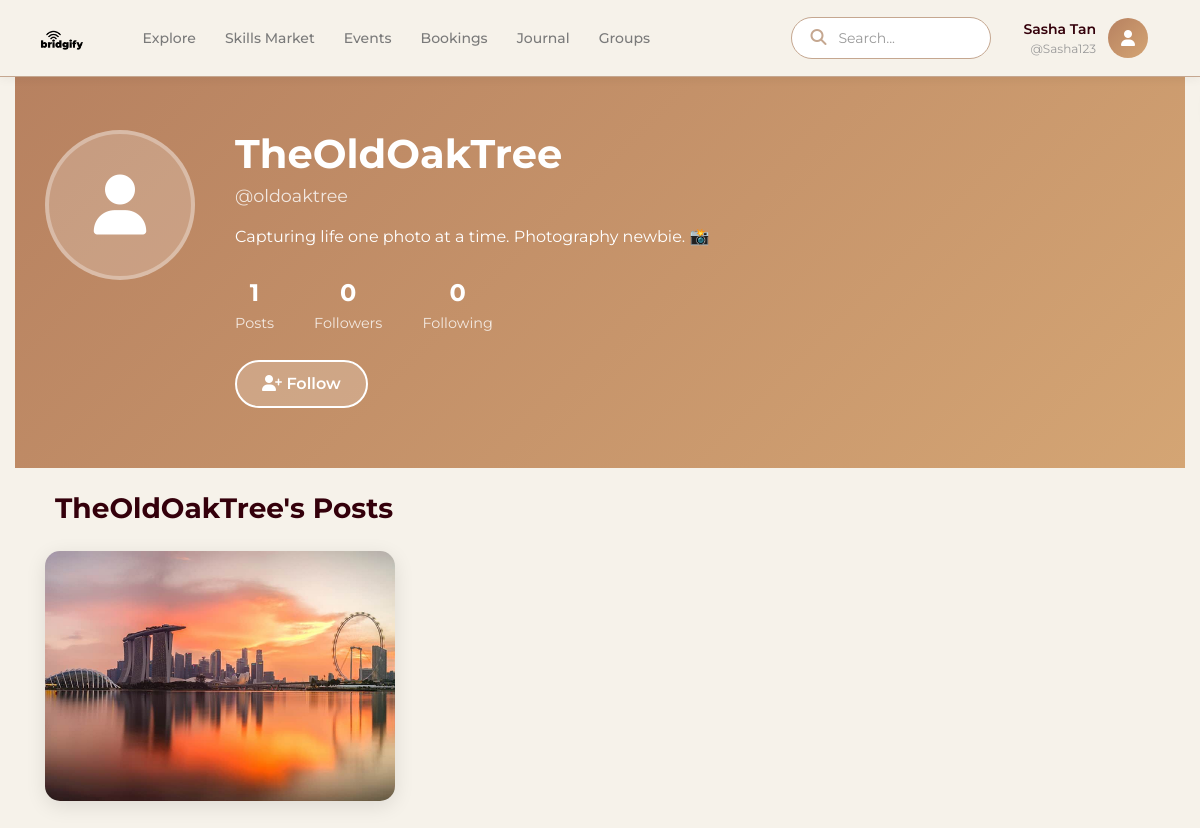
Screenshot of /profile/4 with the database file from the repository.
### tables this page shows
CREATE TABLE users (
            id INTEGER PRIMARY KEY AUTOINCREMENT,
            username TEXT NOT NULL UNIQUE,
            handle TEXT NOT NULL UNIQUE,
            bio TEXT DEFAULT '',
            profile_pic TEXT DEFAULT 'default.jpg',
            joined_date DATETIME DEFAULT CURRENT_TIMESTAMP
        );

CREATE TABLE posts (
            id INTEGER PRIMARY KEY AUTOINCREMENT,
            user_id INTEGER NOT NULL,
            image_url TEXT NOT NULL,
            caption TEXT,
            location TEXT,
            status TEXT DEFAULT 'published',
            category TEXT,
            post_type TEXT,
            timestamp DATETIME DEFAULT CURRENT_TIMESTAMP,
            FOREIGN KEY (user_id) REFERENCES users (id)
        );

### routes/profile.py (the view)
@profile_bp.route('/profile')
@profile_bp.route('/profile/<int:user_id>')
def profile(user_id=None):
    conn = get_db_connection()
    if user_id is None:
        user_id = CURRENT_USER_ID
    user = conn.execute('SELECT * FROM users WHERE id = ?', (user_id,)).fetchone()
    if not user:
        conn.close()
        return "User not found", 404
    user = dict(user)
    is_own_profile = (user_id == CURRENT_USER_ID)
    posts = conn.execute('''
        SELECT posts.*, users.username, users.handle
        FROM posts
        JOIN users ON posts.user_id = users.id
        WHERE posts.user_id = ? AND posts.status = 'published'
        ORDER BY timestamp DESC
    ''', (user_id,)).fetchall()
    posts = [dict(p) for p in posts]
    post_count = len(posts)
    follower_count = 0
    following_count = 0
    conn.close()
    return render_template('profile.html',
                           active_page='profile',
                           user=user,
                           posts=posts,
                           post_count=post_count,
                           follower_count=follower_count,
                           following_count=following_count,
                           is_own_profile=is_own_profile,
                           current_user_id=CURRENT_USER_ID)

### database.py (called while the page is built)
def get_db_connection():
    conn = sqlite3.connect('bridgify.db')
    conn.row_factory = sqlite3.Row
    return conn

### templates/profile.html (shortened to what this page needs)
{% extends "base.html" %}
{% block content %}
<div class="profile-page">
    <div class="profile-header">
        <div class="container">
            <div class="profile-info">
                <div class="profile-avatar">
                    <i class="fa-solid fa-user"></i>
                </div>
                <div class="profile-details">
                    <h1 class="profile-name">{{ user.username }}</h1>
                    <p class="profile-handle">{{ user.handle }}</p>
                    <p class="profile-bio">{{ user.bio or 'No bio yet.' }}</p>
                    <div class="profile-stats">
                        <div class="stat">
                            <span class="stat-number">{{ post_count }}</span>
                            <span class="stat-label">Posts</span>
                        </div>
                        <div class="stat">
                            <span class="stat-number">{{ follower_count }}</span>
                            <span class="stat-label">Followers</span>
                        </div>
                        <div class="stat">
                            <span class="stat-number">{{ following_count }}</span>
                            <span class="stat-label">Following</span>
                        </div>
                    </div>
                    {% if is_own_profile %}
                    <button class="btn-edit-profile" onclick="showEditModal()">
                        <i class="fa-solid fa-pen"></i> Edit Profile
                    </button>
                    {% else %}
                    <button class="btn-follow">
                        <i class="fa-solid fa-user-plus"></i> Follow
                    </button>
                    {% endif %}
                </div>
            </div>
        </div>
    </div>
    <div class="container py-4">
        <h3 class="section-title">
            {% if is_own_profile %}My Posts{% else %}{{ user.username }}'s Posts{% endif %}
        </h3>
        {% if posts %}
        <div class="row">
            {% for post in posts %}
            <div class="col-md-4 mb-4">
                <div class="profile-post-card">
                    <img src="{{ post.image_url }}" alt="Post" class="post-image">
                </div>
            </div>
            {% endfor %}
        </div>
        {% endif %}
    </div>
</div>
{% endblock %}

### templates/base.html (style rules this page uses)
:root { --parchment: #f6f2ea; --manuscript: #c5a790; --leather: #b78160; --bindery: #34000b; --text-dark: #333333; }
body { background-color: var(--parchment); font-family: 'Montserrat', sans-serif; color: var(--text-dark); }

### templates/profile.html (style rules this page uses)
:root { --parchment: #f6f2ea; --manuscript: #c5a790; --leather: #b78160; --leather-light: #d4a574; --leather-dark: #8b5a3c; --bindery: #34000b; }
.profile-page { background-color: var(--parchment); min-height: 100vh; padding-top: 70px; }
.profile-header { background: linear-gradient(135deg, var(--leather) 0%, var(--leather-light) 100%); padding: 60px 0; color: white; }
.profile-info { display: flex; align-items: flex-start; gap: 40px; }
.profile-avatar { width: 150px; height: 150px; background: rgba(255, 255, 255, 0.2); border-radius: 50%; display: flex; align-items: center; justify-content: center; font-size: 60px; color: white; flex-shrink: 0; border: 4px solid rgba(255, 255, 255, 0.3); }
.profile-details { flex-grow: 1; }
.profile-name { font-size: 2.5rem; font-weight: 700; margin-bottom: 5px; }
.profile-handle { font-size: 1.1rem; opacity: 0.8; margin-bottom: 15px; }
.profile-bio { font-size: 1rem; max-width: 500px; line-height: 1.6; margin-bottom: 25px; }
.profile-stats { display: flex; gap: 40px; margin-bottom: 25px; }
.stat { text-align: center; }
.stat-number { font-size: 1.5rem; font-weight: 700; display: block; }
.stat-label { font-size: 0.9rem; opacity: 0.8; }
.btn-edit-profile, .btn-follow { background: rgba(255, 255, 255, 0.2); color: white; border: 2px solid white; padding: 10px 25px; border-radius: 25px; font-weight: 600; cursor: pointer; transition: all 0.3s; }
.section-title { color: var(--bindery); font-weight: 700; margin-bottom: 25px; display: flex; align-items: center; gap: 10px; }
.profile-post-card { border-radius: 15px; overflow: hidden; position: relative; box-shadow: 0 5px 20px rgba(0, 0, 0, 0.1); transition: transform 0.3s; cursor: pointer; }
.post-image { width: 100%; height: 250px; object-fit: cover; }

### rows the page displays
users: username "TheOldOakTree", handle "@oldoaktree", bio "Capturing life one photo at a time. Photography newbie. 📸"
posts: image_url (picture)

### other values shown
{{ post_count }} "1"
{{ follower_count }} "0"
{{ following_count }} "0"
